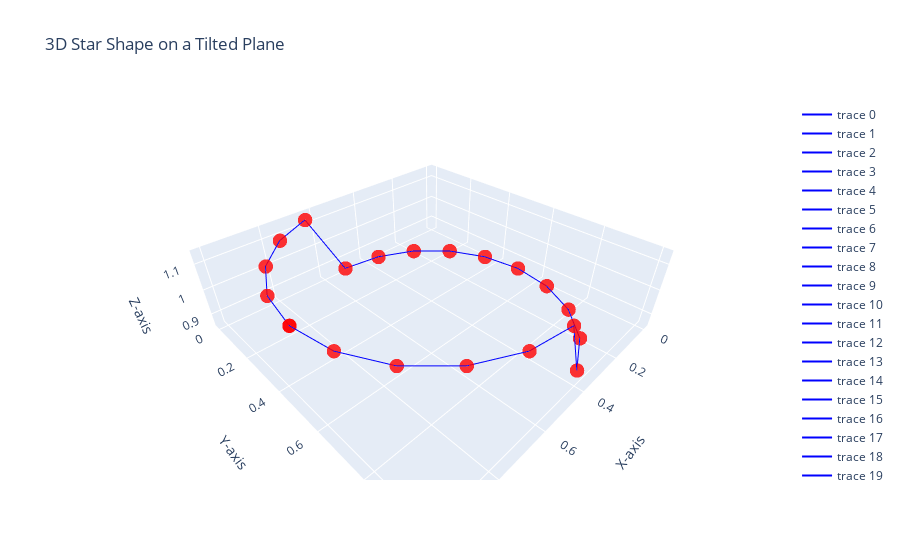

Source (notebook cell):
### Code cell
print_boundary_dirichlet(path=csv_dir + boundary_csv)

### Figure 1 — Plotly figure (JSON) as saved in the notebook; plotly's stock layout.template omitted (floating-point values rounded to 4 significant figures)
{"data": [{"line": {"color": "blue", "width": 2}, "mode": "lines", "type": "scatter3d", "x": [1, 0.9755], "y": [0.5, 0.6545], "z": [1.141, 1.141]}, {"line": {"color": "blue", "width": 2}, "mode": "lines", "type": "scatter3d", "x": [0.9755, 0.9045], "y": [0.6545, 0.7939], "z": [1.141, 1.141]}, {"line": {"color": "blue", "width": 2}, "mode": "lines", "type": "scatter3d", "x": [0.9045, 0.7939], "y": [0.7939, 0.9045], "z": [1.141, 1.141]}, {"line": {"color": "blue", "width": 2}, "mode": "lines", "type": "scatter3d", "x": [0.7939, 0.6545], "y": [0.9045, 0.9755], "z": [1.141, 1.141]}, {"line": {"color": "blue", "width": 2}, "mode": "lines", "type": "scatter3d", "x": [0.6545, 0.5], "y": [0.9755, 1], "z": [1.141, 1.141]}, {"line": {"color": "blue", "width": 2}, "mode": "lines", "type": "scatter3d", "x": [0.5, 0.3455], "y": [1, 0.9755], "z": [1.141, 0.8586]}, {"line": {"color": "blue", "width": 2}, "mode": "lines", "type": "scatter3d", "x": [0.3455, 0.2061], "y": [0.9755, 0.9045], "z": [0.8586, 0.8586]}, {"line": {"color": "blue", "width": 2}, "mode": "lines", "type": "scatter3d", "x": [0.2061, 0.09549], "y": [0.9045, 0.7939], "z": [0.8586, 0.8586]}, {"line": {"color": "blue", "width": 2}, "mode": "lines", "type": "scatter3d", "x": [0.09549, 0.02447], "y": [0.7939, 0.6545], "z": [0.8586, 0.8586]}, {"line": {"color": "blue", "width": 2}, "mode": "lines", "type": "scatter3d", "x": [0.02447, 0], "y": [0.6545, 0.5], "z": [0.8586, 0.8586]}, {"line": {"color": "blue", "width": 2}, "mode": "lines", "type": "scatter3d", "x": [0, 0.02447], "y": [0.5, 0.3455], "z": [0.8586, 0.8586]}, {"line": {"color": "blue", "width": 2}, "mode": "lines", "type": "scatter3d", "x": [0.02447, 0.09549], "y": [0.3455, 0.2061], "z": [0.8586, 0.8586]}, {"line": {"color": "blue", "width": 2}, "mode": "lines", "type": "scatter3d", "x": [0.09549, 0.2061], "y": [0.2061, 0.09549], "z": [0.8586, 0.8586]}, {"line": {"color": "blue", "width": 2}, "mode": "lines", "type": "scatter3d", "x": [0.2061, 0.3455], "y": [0.09549, 0.02447], "z": [0.8586, 0.8586]}, {"line": {"color": "blue", "width": 2}, "mode": "lines", "type": "scatter3d", "x": [0.3455, 0.5], "y": [0.02447, 0], "z": [0.8586, 0.8586]}, {"line": {"color": "blue", "width": 2}, "mode": "lines", "type": "scatter3d", "x": [0.5, 0.6545], "y": [0, 0.02447], "z": [0.8586, 1.141]}, {"line": {"color": "blue", "width": 2}, "mode": "lines", "type": "scatter3d", "x": [0.6545, 0.7939], "y": [0.02447, 0.09549], "z": [1.141, 1.141]}, {"line": {"color": "blue", "width": 2}, "mode": "lines", "type": "scatter3d", "x": [0.7939, 0.9045], "y": [0.09549, 0.2061], "z": [1.141, 1.141]}, {"line": {"color": "blue", "width": 2}, "mode": "lines", "type": "scatter3d", "x": [0.9045, 0.9755], "y": [0.2061, 0.3455], "z": [1.141, 1.141]}, {"line": {"color": "blue", "width": 2}, "mode": "lines", "type": "scatter3d", "x": [0.9755, 1], "y": [0.3455, 0.5], "z": [1.141, 1.141]}, {"line": {"color": "blue", "width": 2}, "mode": "lines", "type": "scatter3d", "x": [1, 1], "y": [0.5, 0.5], "z": [1.141, 1.141]}, {"marker": {"color": "red", "opacity": 0.8, "size": 5}, "mode": "markers", "type": "scatter3d", "x": [1, 0.9755, 0.9045, 0.7939, 0.6545, 0.5, 0.3455, 0.2061, 0.09549, 0.02447, 0, 0.02447, 0.09549, 0.2061, 0.3455, 0.5, 0.6545, 0.7939, 0.9045, 0.9755, 1], "y": [0.5, 0.6545, 0.7939, 0.9045, 0.9755, 1, 0.9755, 0.9045, 0.7939, 0.6545, 0.5, 0.3455, 0.2061, 0.09549, 0.02447, 0, 0.02447, 0.09549, 0.2061, 0.3455, 0.5], "z": [1.141, 1.141, 1.141, 1.141, 1.141, 1.141, 0.8586, 0.8586, 0.8586, 0.8586, 0.8586, 0.8586, 0.8586, 0.8586, 0.8586, 0.8586, 1.141, 1.141, 1.141, 1.141, 1.141]}], "layout": {"scene": {"xaxis": {"title": {"text": "X-axis"}}, "yaxis": {"title": {"text": "Y-axis"}}, "zaxis": {"title": {"text": "Z-axis"}}}, "title": {"text": "3D Star Shape on a Tilted Plane"}}}
